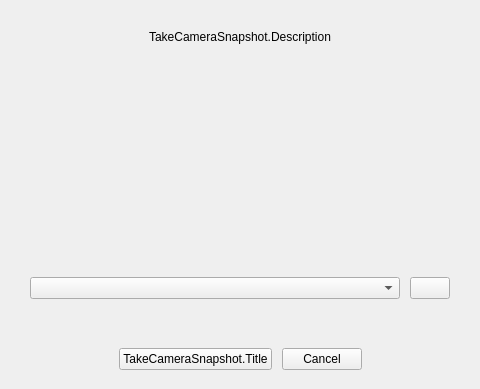
<?xml version="1.0" encoding="UTF-8"?>
<ui version="4.0">
 <class>PLSTakeCameraSnapshot</class>
 <widget class="QWidget" name="PLSTakeCameraSnapshot">
  <property name="geometry">
   <rect>
    <x>0</x>
    <y>0</y>
    <width>480</width>
    <height>389</height>
   </rect>
  </property>
  <property name="windowTitle">
   <string>TakeCameraSnapshot.Title</string>
  </property>
  <layout class="QVBoxLayout" name="verticalLayout" stretch="0,1,0,0,0">
   <property name="spacing">
    <number>0</number>
   </property>
   <property name="leftMargin">
    <number>0</number>
   </property>
   <property name="topMargin">
    <number>0</number>
   </property>
   <property name="rightMargin">
    <number>0</number>
   </property>
   <property name="bottomMargin">
    <number>0</number>
   </property>
   <item>
    <layout class="QHBoxLayout" name="horizontalLayout_4">
     <property name="topMargin">
      <number>30</number>
     </property>
     <item>
      <widget class="QLabel" name="descriptionLabel">
       <property name="text">
        <string>TakeCameraSnapshot.Description</string>
       </property>
       <property name="alignment">
        <set>Qt::AlignCenter</set>
       </property>
      </widget>
     </item>
    </layout>
   </item>
   <item>
    <layout class="QHBoxLayout" name="horizontalLayout_3">
     <property name="leftMargin">
      <number>30</number>
     </property>
     <property name="topMargin">
      <number>20</number>
     </property>
     <property name="rightMargin">
      <number>30</number>
     </property>
     <property name="bottomMargin">
      <number>10</number>
     </property>
     <item>
      <widget class="OBSQTDisplay" name="preview" native="true"/>
     </item>
    </layout>
   </item>
   <item>
    <layout class="QHBoxLayout" name="horizontalLayout" stretch="1,0">
     <property name="spacing">
      <number>10</number>
     </property>
     <property name="leftMargin">
      <number>30</number>
     </property>
     <property name="rightMargin">
      <number>30</number>
     </property>
     <property name="bottomMargin">
      <number>30</number>
     </property>
     <item>
      <widget class="PLSComboBox" name="cameraList"/>
     </item>
     <item>
      <widget class="QPushButton" name="cameraSettingButton">
       <property name="text">
        <string/>
       </property>
      </widget>
     </item>
    </layout>
   </item>
   <item>
    <widget class="QWidget" name="lineWidget" native="true"/>
   </item>
   <item>
    <layout class="QHBoxLayout" name="horizontalLayout_2">
     <property name="spacing">
      <number>10</number>
     </property>
     <property name="topMargin">
      <number>19</number>
     </property>
     <property name="bottomMargin">
      <number>19</number>
     </property>
     <item>
      <spacer name="horizontalSpacer">
       <property name="orientation">
        <enum>Qt::Horizontal</enum>
       </property>
       <property name="sizeHint" stdset="0">
        <size>
         <width>40</width>
         <height>20</height>
        </size>
       </property>
      </spacer>
     </item>
     <item>
      <widget class="QPushButton" name="okButton">
       <property name="text">
        <string>TakeCameraSnapshot.Title</string>
       </property>
      </widget>
     </item>
     <item>
      <widget class="QPushButton" name="cancelButton">
       <property name="text">
        <string>Cancel</string>
       </property>
      </widget>
     </item>
     <item>
      <spacer name="horizontalSpacer_2">
       <property name="orientation">
        <enum>Qt::Horizontal</enum>
       </property>
       <property name="sizeHint" stdset="0">
        <size>
         <width>40</width>
         <height>20</height>
        </size>
       </property>
      </spacer>
     </item>
    </layout>
   </item>
  </layout>
 </widget>
 <customwidgets>
  <customwidget>
   <class>PLSComboBox</class>
   <extends>QComboBox</extends>
   <header location="global">PLSComboBox.h</header>
  </customwidget>
  <customwidget>
   <class>OBSQTDisplay</class>
   <extends>QWidget</extends>
   <header location="global">qt-display.hpp</header>
   <container>1</container>
  </customwidget>
 </customwidgets>
 <resources/>
 <connections/>
</ui>
